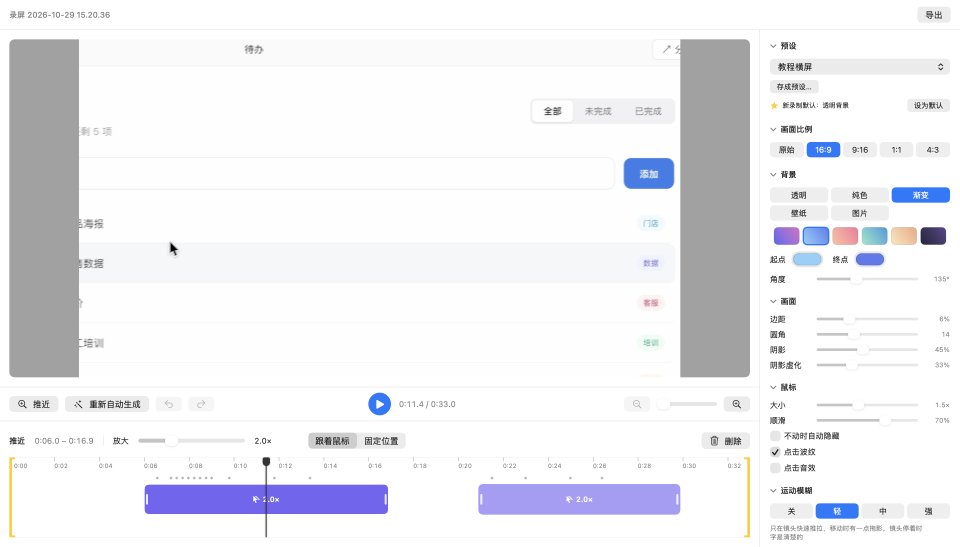
#> input picture promo2/img/tut.png, 2880 x 1640 px, found by its file name (shown at 1/3 size)
$ python erase.py
#> lines starting #> are read from the running program, lines starting #| are printed output that depends on the picture
# 剪辑窗口底图：tut 真截图，把会动的部分抹成背景色（网页里按原位置重画）；右侧样式面板各状态单独裁出来
from PIL import Image, ImageDraw
import numpy as np, os
S = '/tmp/p5/s'; O = 'img'
im = Image.open(f'{S}/tut.png').convert('RGB'); d = ImageDraw.Draw(im)
W = (255, 255, 255)
d.rectangle((20, 112, 2318, 1136), fill=W)            # 预览区（自己画）
d.rectangle((1120, 1176, 1460, 1256), fill=W)          # 播放键 + 时间
d.rectangle((630, 1186, 830, 1252), fill=W)            # 撤销 / 重做（自己画，能变亮）
d.rectangle((2018, 1196, 2222, 1246), fill=W)          # 时间轴缩放滑块
d.rectangle((96, 1298, 302, 1362), fill=W)             # 推近段的起止时间
d.rectangle((400, 1298, 845, 1362), fill=W)            # 放大滑块 + 数值
d.rectangle((916, 1298, 1228, 1362), fill=W)           # 跟着鼠标 / 固定位置
d.rectangle((18, 1371, 2322, 1618), fill=W)            # 时间轴内容（底线 1619 保留）
im.crop((0, 0, 2330, 1638)).save(f'{O}/ed_left.png')
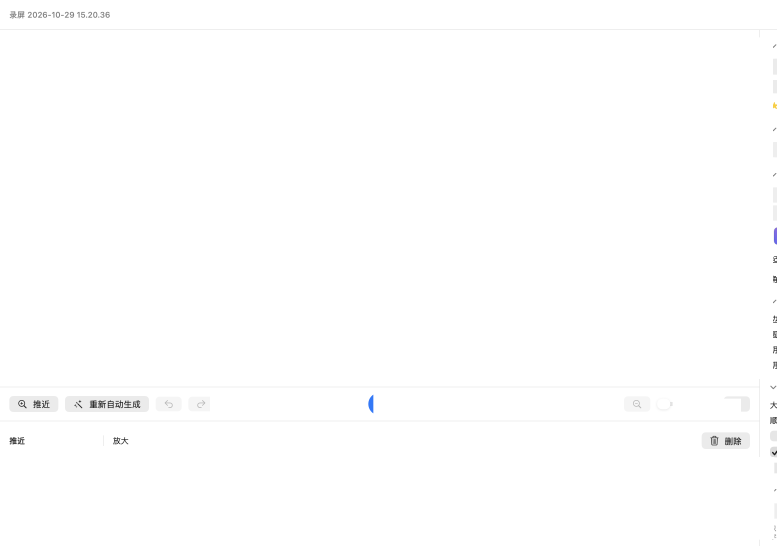
#> saved as ed_left.png: PIL image 2330x1638 RGB (shown at 1/3 size); mean R, G, B 254.3, 254.3, 254.4
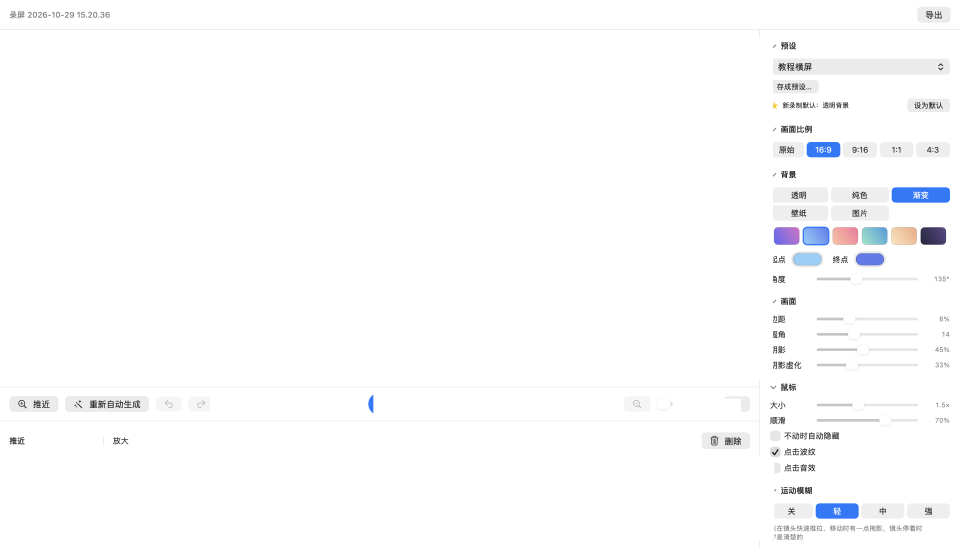
#> im: PIL image 2880x1640 RGB (shown at 1/3 size); mean R, G, B 251.6, 251.9, 252.6
im.crop((2330, 0, 2940, 90)).save(f'{O}/ed_topright.png')
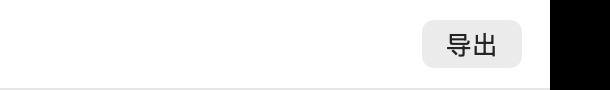
#> saved as ed_topright.png: PIL image 610x90 RGB; min 0, max 255, mean 226.2
for n in ['tut', 'douyin', 'd11', 'd43', 'd169', 'colr', 'wallp', 'img', 'mint', 'mintF', 'cur0', 'cur1', 'cur2', 'cur3', 'cur3b', 'blrb']:
    Image.open(f'{S}/{n}.png').convert('RGB').crop((2330, 90, 2940, 1638)).save(f'{O}/pn_{n}.png')
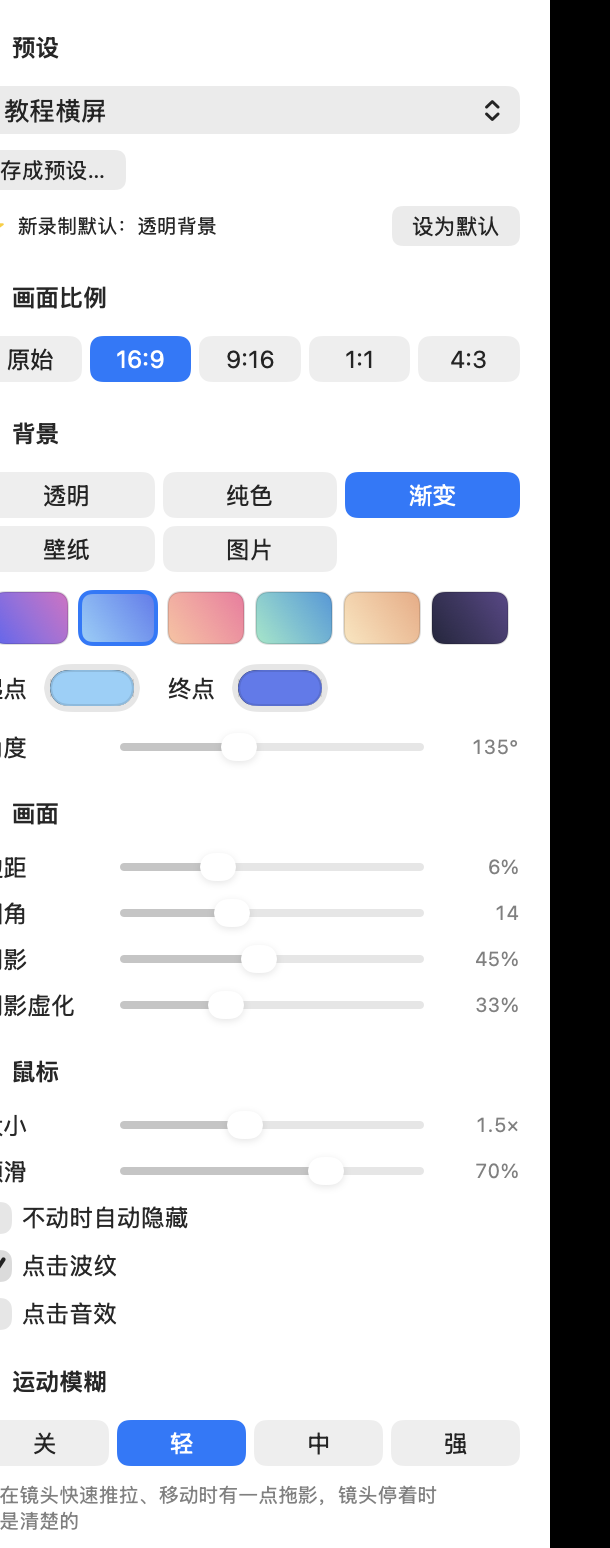
#> saved as pn_tut.png: PIL image 610x1548 RGB; mean R, G, B 216, 217.3, 220.9
#> (the run stopped early here; a loop or call above may not have finished)
